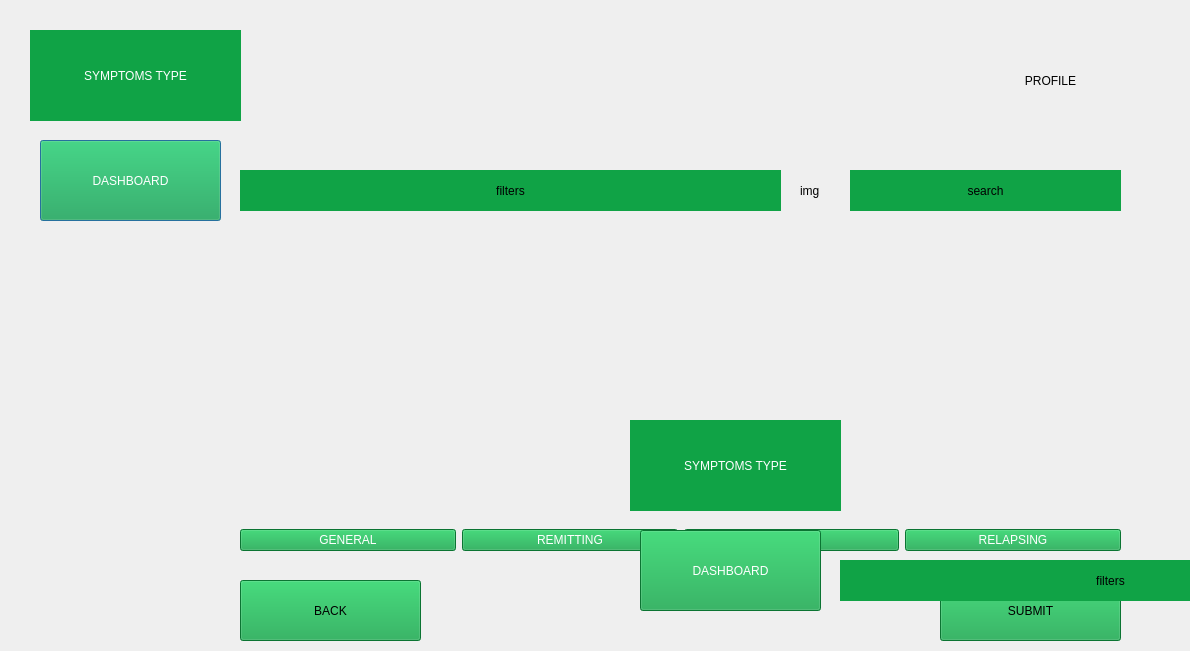
<?xml version="1.0" encoding="UTF-8"?>
<ui version="4.0">
 <class>symptoms_class</class>
 <widget class="QDialog" name="symptoms_class">
  <property name="geometry">
   <rect>
    <x>0</x>
    <y>0</y>
    <width>1190</width>
    <height>651</height>
   </rect>
  </property>
  <property name="windowTitle">
   <string>Dialog</string>
  </property>
  <widget class="QLabel" name="label">
   <property name="geometry">
    <rect>
     <x>30</x>
     <y>30</y>
     <width>211</width>
     <height>91</height>
    </rect>
   </property>
   <property name="styleSheet">
    <string notr="true">font: 12pt &quot;Segoe UI&quot;;
background-color: rgb(16, 163, 70);
color: rgb(255, 255, 255);</string>
   </property>
   <property name="text">
    <string>SYMPTOMS TYPE</string>
   </property>
   <property name="alignment">
    <set>Qt::AlignCenter</set>
   </property>
  </widget>
  <widget class="QPushButton" name="pushButton">
   <property name="geometry">
    <rect>
     <x>40</x>
     <y>140</y>
     <width>181</width>
     <height>81</height>
    </rect>
   </property>
   <property name="styleSheet">
    <string notr="true">font: 12pt &quot;Segoe UI&quot;;
background-color: rgb(16, 163, 70);
color: rgb(255, 255, 255);</string>
   </property>
   <property name="text">
    <string>DASHBOARD</string>
   </property>
  </widget>
  <widget class="QLabel" name="label_6">
   <property name="geometry">
    <rect>
     <x>240</x>
     <y>170</y>
     <width>541</width>
     <height>41</height>
    </rect>
   </property>
   <property name="styleSheet">
    <string notr="true">background-color: rgb(16, 163, 70);</string>
   </property>
   <property name="text">
    <string>filters</string>
   </property>
   <property name="alignment">
    <set>Qt::AlignCenter</set>
   </property>
  </widget>
  <widget class="QLabel" name="label_7">
   <property name="geometry">
    <rect>
     <x>850</x>
     <y>170</y>
     <width>271</width>
     <height>41</height>
    </rect>
   </property>
   <property name="styleSheet">
    <string notr="true">background-color: rgb(16, 163, 70);
</string>
   </property>
   <property name="text">
    <string>search</string>
   </property>
   <property name="alignment">
    <set>Qt::AlignCenter</set>
   </property>
  </widget>
  <widget class="QLabel" name="label_8">
   <property name="geometry">
    <rect>
     <x>800</x>
     <y>170</y>
     <width>41</width>
     <height>41</height>
    </rect>
   </property>
   <property name="text">
    <string>img</string>
   </property>
  </widget>
  <widget class="QLabel" name="label_9">
   <property name="geometry">
    <rect>
     <x>990</x>
     <y>30</y>
     <width>121</width>
     <height>101</height>
    </rect>
   </property>
   <property name="styleSheet">
    <string notr="true"/>
   </property>
   <property name="text">
    <string>PROFILE</string>
   </property>
   <property name="alignment">
    <set>Qt::AlignCenter</set>
   </property>
  </widget>
  <widget class="QPushButton" name="pushButton_6">
   <property name="geometry">
    <rect>
     <x>240</x>
     <y>580</y>
     <width>181</width>
     <height>61</height>
    </rect>
   </property>
   <property name="styleSheet">
    <string notr="true">background-color: rgb(16, 163, 70);
</string>
   </property>
   <property name="text">
    <string>BACK</string>
   </property>
  </widget>
  <widget class="QPushButton" name="pushButton_7">
   <property name="geometry">
    <rect>
     <x>940</x>
     <y>580</y>
     <width>181</width>
     <height>61</height>
    </rect>
   </property>
   <property name="styleSheet">
    <string notr="true">background-color: rgb(16, 163, 70);
</string>
   </property>
   <property name="text">
    <string>SUBMIT</string>
   </property>
  </widget>
  <widget class="QWidget" name="layoutWidget">
   <property name="geometry">
    <rect>
     <x>240</x>
     <y>250</y>
     <width>881</width>
     <height>301</height>
    </rect>
   </property>
   <layout class="QHBoxLayout" name="horizontalLayout">
    <item>
     <layout class="QVBoxLayout" name="verticalLayout">
      <item>
       <widget class="QLabel" name="label_2">
        <property name="text">
         <string/>
        </property>
       </widget>
      </item>
      <item>
       <widget class="QPushButton" name="pushButton_2">
        <property name="styleSheet">
         <string notr="true">font: 10pt &quot;Segoe UI&quot;;
background-color: rgb(16, 163, 70);
color: rgb(255, 255, 255);</string>
        </property>
        <property name="text">
         <string>GENERAL</string>
        </property>
       </widget>
      </item>
     </layout>
    </item>
    <item>
     <layout class="QVBoxLayout" name="verticalLayout_2">
      <item>
       <widget class="QLabel" name="label_3">
        <property name="text">
         <string/>
        </property>
       </widget>
      </item>
      <item>
       <widget class="QPushButton" name="pushButton_3">
        <property name="styleSheet">
         <string notr="true">font: 10pt &quot;Segoe UI&quot;;
background-color: rgb(16, 163, 70);
color: rgb(255, 255, 255);</string>
        </property>
        <property name="text">
         <string>REMITTING</string>
        </property>
       </widget>
      </item>
     </layout>
    </item>
    <item>
     <layout class="QVBoxLayout" name="verticalLayout_3">
      <item>
       <widget class="QLabel" name="label_4">
        <property name="text">
         <string/>
        </property>
       </widget>
      </item>
      <item>
       <widget class="QPushButton" name="pushButton_4">
        <property name="styleSheet">
         <string notr="true">font: 10pt &quot;Segoe UI&quot;;
background-color: rgb(16, 163, 70);
color: rgb(255, 255, 255);</string>
        </property>
        <property name="text">
         <string>CHRONIC</string>
        </property>
       </widget>
      </item>
     </layout>
    </item>
    <item>
     <layout class="QVBoxLayout" name="verticalLayout_4">
      <item>
       <widget class="QLabel" name="label_5">
        <property name="text">
         <string/>
        </property>
       </widget>
      </item>
      <item>
       <widget class="QPushButton" name="pushButton_5">
        <property name="styleSheet">
         <string notr="true">font: 10pt &quot;Segoe UI&quot;;
background-color: rgb(16, 163, 70);
color: rgb(255, 255, 255);</string>
        </property>
        <property name="text">
         <string>RELAPSING</string>
        </property>
       </widget>
      </item>
     </layout>
    </item>
   </layout>
  </widget>
  <widget class="QPushButton" name="pushButton_8">
   <property name="geometry">
    <rect>
     <x>1540</x>
     <y>970</y>
     <width>181</width>
     <height>61</height>
    </rect>
   </property>
   <property name="styleSheet">
    <string notr="true">background-color: rgb(16, 163, 70);
</string>
   </property>
   <property name="text">
    <string>SUBMIT</string>
   </property>
  </widget>
  <widget class="QWidget" name="layoutWidget_2">
   <property name="geometry">
    <rect>
     <x>840</x>
     <y>640</y>
     <width>881</width>
     <height>301</height>
    </rect>
   </property>
   <layout class="QHBoxLayout" name="horizontalLayout_2">
    <item>
     <layout class="QVBoxLayout" name="verticalLayout_5">
      <item>
       <widget class="QLabel" name="label_10">
        <property name="text">
         <string/>
        </property>
       </widget>
      </item>
      <item>
       <widget class="QPushButton" name="pushButton_9">
        <property name="styleSheet">
         <string notr="true">font: 10pt &quot;Segoe UI&quot;;
background-color: rgb(16, 163, 70);
color: rgb(255, 255, 255);</string>
        </property>
        <property name="text">
         <string>GENERAL</string>
        </property>
       </widget>
      </item>
     </layout>
    </item>
    <item>
     <layout class="QVBoxLayout" name="verticalLayout_6">
      <item>
       <widget class="QLabel" name="label_11">
        <property name="text">
         <string/>
        </property>
       </widget>
      </item>
      <item>
       <widget class="QPushButton" name="pushButton_10">
        <property name="styleSheet">
         <string notr="true">font: 10pt &quot;Segoe UI&quot;;
background-color: rgb(16, 163, 70);
color: rgb(255, 255, 255);</string>
        </property>
        <property name="text">
         <string>REMITTING</string>
        </property>
       </widget>
      </item>
     </layout>
    </item>
    <item>
     <layout class="QVBoxLayout" name="verticalLayout_7">
      <item>
       <widget class="QLabel" name="label_12">
        <property name="text">
         <string/>
        </property>
       </widget>
      </item>
      <item>
       <widget class="QPushButton" name="pushButton_11">
        <property name="styleSheet">
         <string notr="true">font: 10pt &quot;Segoe UI&quot;;
background-color: rgb(16, 163, 70);
color: rgb(255, 255, 255);</string>
        </property>
        <property name="text">
         <string>CHRONIC</string>
        </property>
       </widget>
      </item>
     </layout>
    </item>
    <item>
     <layout class="QVBoxLayout" name="verticalLayout_8">
      <item>
       <widget class="QLabel" name="label_13">
        <property name="text">
         <string/>
        </property>
       </widget>
      </item>
      <item>
       <widget class="QPushButton" name="pushButton_12">
        <property name="styleSheet">
         <string notr="true">font: 10pt &quot;Segoe UI&quot;;
background-color: rgb(16, 163, 70);
color: rgb(255, 255, 255);</string>
        </property>
        <property name="text">
         <string>RELAPSING</string>
        </property>
       </widget>
      </item>
     </layout>
    </item>
   </layout>
  </widget>
  <widget class="QLabel" name="label_14">
   <property name="geometry">
    <rect>
     <x>1590</x>
     <y>420</y>
     <width>121</width>
     <height>101</height>
    </rect>
   </property>
   <property name="styleSheet">
    <string notr="true"/>
   </property>
   <property name="text">
    <string>PROFILE</string>
   </property>
   <property name="alignment">
    <set>Qt::AlignCenter</set>
   </property>
  </widget>
  <widget class="QPushButton" name="pushButton_13">
   <property name="geometry">
    <rect>
     <x>840</x>
     <y>970</y>
     <width>181</width>
     <height>61</height>
    </rect>
   </property>
   <property name="styleSheet">
    <string notr="true">background-color: rgb(16, 163, 70);
</string>
   </property>
   <property name="text">
    <string>BACK</string>
   </property>
  </widget>
  <widget class="QPushButton" name="pushButton_14">
   <property name="geometry">
    <rect>
     <x>640</x>
     <y>530</y>
     <width>181</width>
     <height>81</height>
    </rect>
   </property>
   <property name="styleSheet">
    <string notr="true">font: 12pt &quot;Segoe UI&quot;;
background-color: rgb(16, 163, 70);
color: rgb(255, 255, 255);</string>
   </property>
   <property name="text">
    <string>DASHBOARD</string>
   </property>
  </widget>
  <widget class="QLabel" name="label_15">
   <property name="geometry">
    <rect>
     <x>1400</x>
     <y>560</y>
     <width>41</width>
     <height>41</height>
    </rect>
   </property>
   <property name="text">
    <string>img</string>
   </property>
  </widget>
  <widget class="QLabel" name="label_16">
   <property name="geometry">
    <rect>
     <x>630</x>
     <y>420</y>
     <width>211</width>
     <height>91</height>
    </rect>
   </property>
   <property name="styleSheet">
    <string notr="true">font: 12pt &quot;Segoe UI&quot;;
background-color: rgb(16, 163, 70);
color: rgb(255, 255, 255);</string>
   </property>
   <property name="text">
    <string>SYMPTOMS TYPE</string>
   </property>
   <property name="alignment">
    <set>Qt::AlignCenter</set>
   </property>
  </widget>
  <widget class="QLabel" name="label_17">
   <property name="geometry">
    <rect>
     <x>1450</x>
     <y>560</y>
     <width>271</width>
     <height>41</height>
    </rect>
   </property>
   <property name="styleSheet">
    <string notr="true">background-color: rgb(16, 163, 70);
</string>
   </property>
   <property name="text">
    <string>search</string>
   </property>
   <property name="alignment">
    <set>Qt::AlignCenter</set>
   </property>
  </widget>
  <widget class="QLabel" name="label_18">
   <property name="geometry">
    <rect>
     <x>840</x>
     <y>560</y>
     <width>541</width>
     <height>41</height>
    </rect>
   </property>
   <property name="styleSheet">
    <string notr="true">background-color: rgb(16, 163, 70);</string>
   </property>
   <property name="text">
    <string>filters</string>
   </property>
   <property name="alignment">
    <set>Qt::AlignCenter</set>
   </property>
  </widget>
 </widget>
 <resources/>
 <connections/>
</ui>
